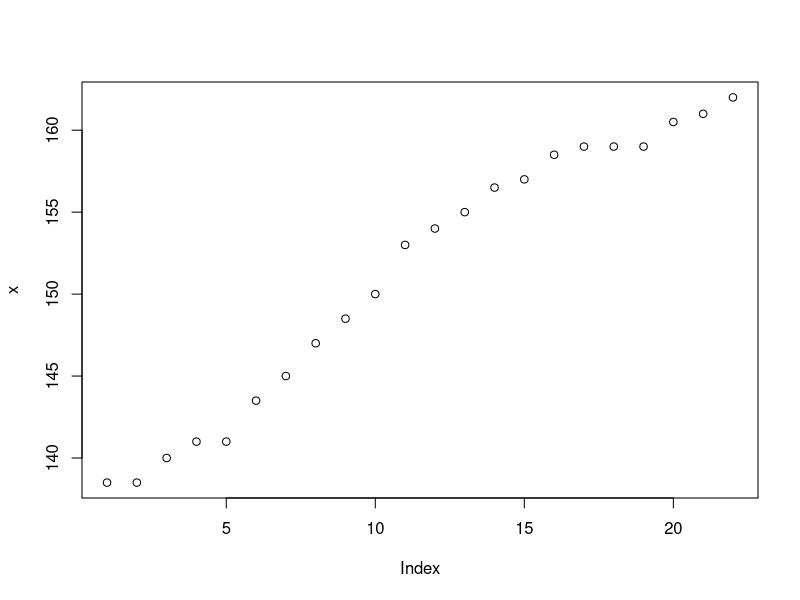
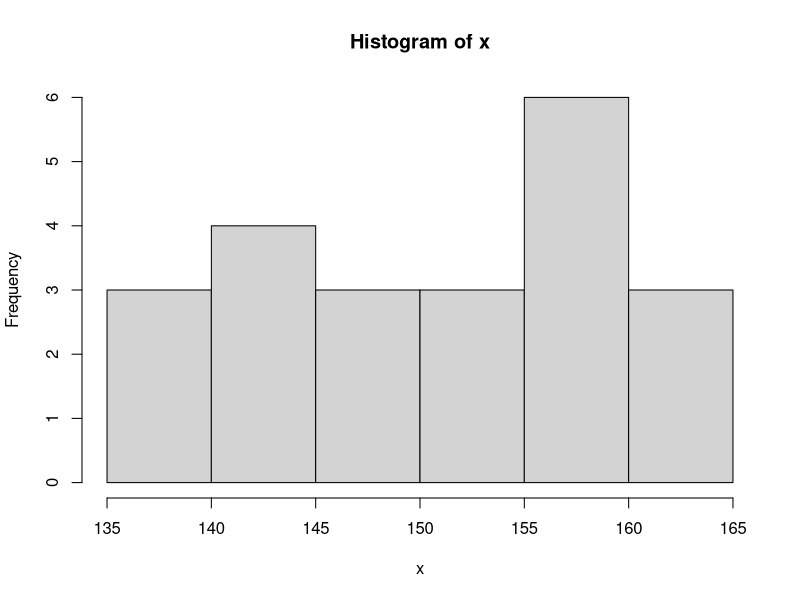
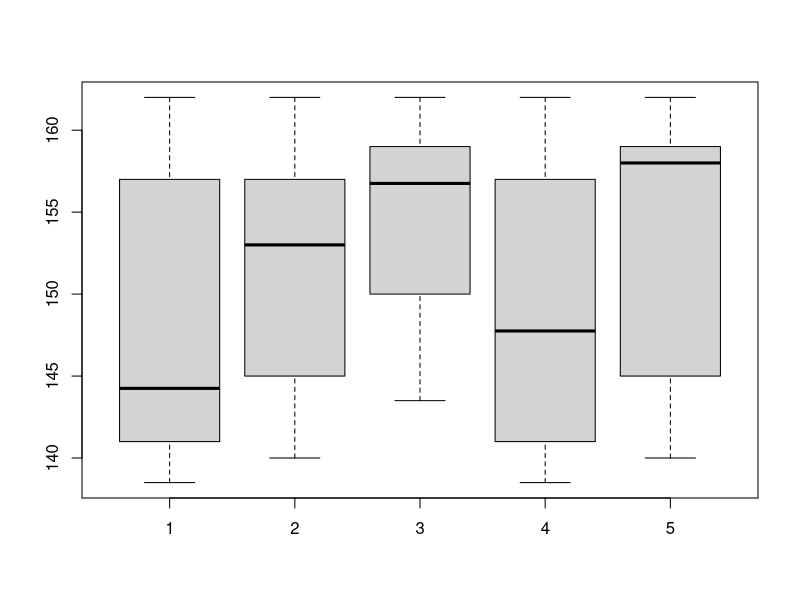

Source code (R) for these figures, in order: (Note: this script raises an error after producing the figures.)
#zadanie 4.
#(a) Zwizualizuj dane na wykresie.
x = c(138.5, 138.5, 140.0, 141.0, 141.0, 143.5, 145.0, 147.0, 148.5, 150.0, 153.0, 154.0,   155.0, 156.5, 157.0, 158.5, 159.0, 159.0, 159.0, 160.5, 161.0, 162.0)
plot(x)
hist(x)

#Czy wiemy z jakiego rozkładu pochodzą te dane? Czy na poziomie istotności 0.05 możemy twierdzić, że dane pochodzą z rozkładu normalnego?
shapiro.test(x) # dane nie pochodzą z r. norm.

#Wylosuj 5 prób bootstrapowych z danej próby, co możemy powiedzieć o ich rozkładzie?
resamples5 <- lapply(1:5, function(i) sample(x, replace = T))
#resamples5
for (i in resamples5) {print(shapiro.test(i))}
boxplot(resamples5)

#W oparciu o 100 prób bootstrapowych oszacuj średni wzrost.
resamples100 <- lapply(1:100, function(i) sample(x, replace = T))
#boxplot(resamples100)

r.mean <- sapply(resamples100, mean)
r.mean
mean(r.mean)

#W oparciu o próby bootstrapowe wylosowane w poprzednim kroku oszacuj błąd standardowy i obcążenia dla estymatora średniej z próby.
standard.error <- function(x) { #błąd std.
  sd(x)/sqrt(length(x))
}
mi <- mean(resamples100)
e.mean <- sapply(resamaples100, mean) #estymatory średnich
se <- standard.error(e.mean) #błąd std.
bias <- mean(e.mean) - mi #obciążenie estyamtora średniej


#Powtórz zadania z punktów (d) i (e) dla 200, 500, 1000 i 10000 prób bootsrapowych. 
#Czy precyzja oszacowania zależy od ilości prób bootstrapowych?
  
bootstrap <- function(X, n){ #X- wektor danych, n- liczba powtórzeń bootstrapowych
  mi <- mean(X)
  boot <- lapply(1:n, function(i) sample(X, replace = T))
  e.mean <- sapply(boot, mean)
  se <- standard.error(e.mean)
  bias <- mean(e.mean) - mi 
  structure(list("SE"=se, "obciążenie estymatora średniej"=bias))
}

bootstrap(x, 200)
bootstrap(x, 500)
bootstrap(x, 1000)
bootstrap(x, 10000)

#Oszacuj precyzję oszacowania mediany z próby w zależności od ilości prób bootstrapowych.

bootstrap_ES <- function(X, n, ES){ #X- wektor danych, n- liczba powtórzeń bootstrapowych, ES- estymator funkcji
  mi <- ES(X)
  boot <- lapply(1:n, function(i) sample(X, replace = T))
  e <- sapply(boot, ES)
  se <- standard.error(e)
  bias <- mean(e) - mi 
  structure(list("SE"=se, "obciążenie estymatora mediany"=bias))
}

bootstrap_ES(x, 200, median)
bootstrap_ES(x, 500, median)
bootstrap_ES(x, 1000, median)
bootstrap_ES(x, 10000, median)
